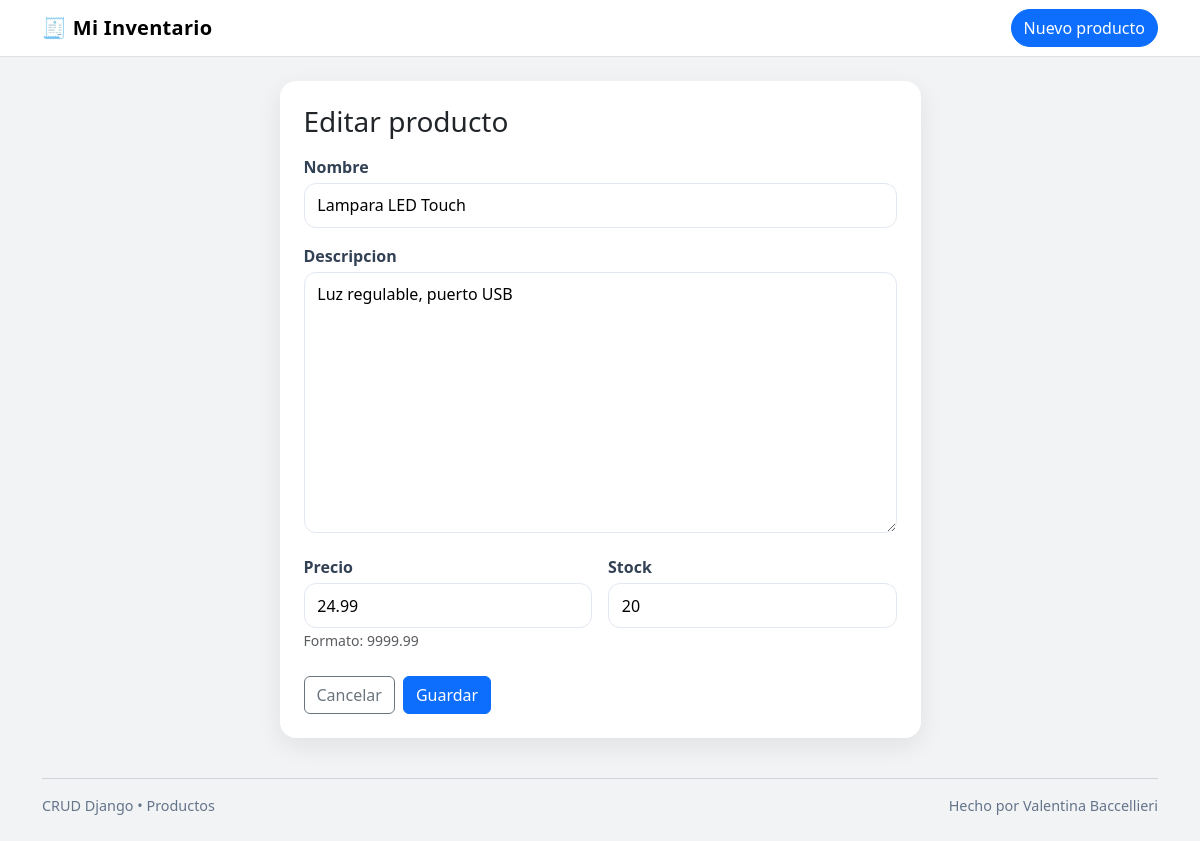
/5/editar/, run on the app's committed database.
### productos/models.py (models this page shows, shortened)
class Producto(models.Model):
    nombre = models.CharField(max_length=120)
    descripcion = models.TextField(blank=True)
    precio = models.DecimalField(max_digits=10, decimal_places=2)
    stock = models.IntegerField(default=0)
    class Meta:
        ordering = ['-precio']  # 🔹 Ordena por precio

### productos/views.py (the view)
# urls.py: path('<int:pk>/editar/', ProductoUpdateView.as_view(), name='editar'),
class ProductoUpdateView(UpdateView):
    model = Producto
    fields = ['nombre', 'descripcion', 'precio', 'stock']
    template_name = 'productos/producto_form.html'

### productos/templates/productos/producto_form.html (shortened to what this page needs)
{% extends "base.html" %}
{% block content %}
  <div class="row justify-content-center">
    <div class="col-lg-7">
      <div class="card p-3 p-md-4">
        <h3 class="mb-3">{% if view.object %}Editar{% else %}Nuevo{% endif %} producto</h3>
        <form method="post" novalidate>
          <div class="mb-3">
            <label>Nombre</label>
            {{ form.nombre }}
          </div>
          <div class="mb-3">
            <label>Descripcion</label>
            {{ form.descripcion }}
          </div>
          <div class="row g-3">
            <div class="col-md-6">
              <label>Precio</label>
              {{ form.precio }}
              <small class="text-muted">Formato: 9999.99</small>
            </div>
            <div class="col-md-6">
              <label>Stock</label>
              {{ form.stock }}
            </div>
          </div>
          <div class="d-flex gap-2 mt-4">
            <a href="{% url 'productos:lista' %}" class="btn btn-outline-secondary">Cancelar</a>
            <button type="submit" class="btn btn-primary">Guardar</button>
          </div>
        </form>
      </div>
    </div>
  </div>
{% endblock %}

### productos/templates/base.html (style rules this page uses)
body { background:#0f172a0d; }
.card { border:none; border-radius:1rem; box-shadow:0 8px 24px rgba(15,23,42,.08); }
input[type=text], input[type=number], input[type=email], input[type=password], textarea, input[type=url] { width:100%; border:1px solid #e2e8f0; border-radius:.75rem; padding:.6rem .8rem; background:#fff; }
textarea { min-height:120px; }
label { font-weight:600; color:#334155; margin-bottom:.25rem; }

### data on the page
Producto: nombre "Lampara LED Touch", descripcion "Luz regulable, puerto USB", precio "24.99", stock "20"
